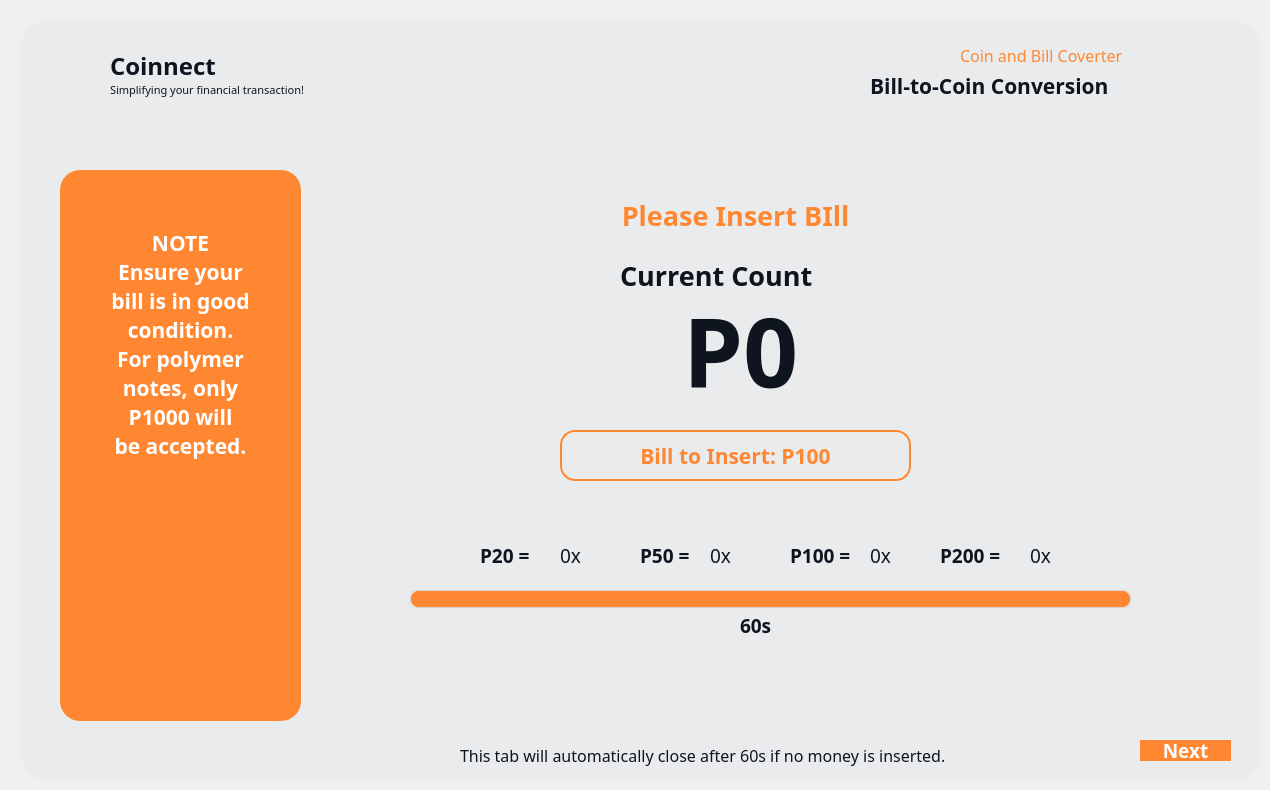
  <widget class="QWidget" name="insertBill_02">
   <widget class="QFrame" name="InserBill_Frame_3">
    <property name="enabled">
     <bool>true</bool>
    </property>
    <property name="geometry">
     <rect>
      <x>20</x>
      <y>20</y>
      <width>1241</width>
      <height>761</height>
     </rect>
    </property>
    <property name="font">
     <font>
      <pointsize>9</pointsize>
     </font>
    </property>
    <property name="styleSheet">
     <string notr="true">QFrame {
    background-color: #eaebec;
	border-radius: 30px;
}
</string>
    </property>
    <property name="frameShape">
     <enum>QFrame::Box</enum>
    </property>
    <widget class="QLabel" name="label_121">
     <property name="geometry">
      <rect>
       <x>90</x>
       <y>20</y>
       <width>141</width>
       <height>51</height>
      </rect>
     </property>
     <property name="font">
      <font>
       <family>Montserrat</family>
       <pointsize>18</pointsize>
       <weight>75</weight>
       <bold>true</bold>
      </font>
     </property>
     <property name="styleSheet">
      <string notr="true">QLabel {
    color: #0f151f;
}
</string>
     </property>
     <property name="text">
      <string>Coinnect</string>
     </property>
    </widget>
    <widget class="QLabel" name="label_122">
     <property name="geometry">
      <rect>
       <x>90</x>
       <y>60</y>
       <width>231</width>
       <height>20</height>
      </rect>
     </property>
     <property name="font">
      <font>
       <family>Montserrat</family>
       <pointsize>8</pointsize>
       <weight>50</weight>
       <bold>false</bold>
      </font>
     </property>
     <property name="styleSheet">
      <string notr="true">QLabel {
    color: #0f151f;
}
</string>
     </property>
     <property name="text">
      <string>Simplifying your financial transaction!</string>
     </property>
    </widget>
    <widget class="QLabel" name="main_logo_52">
     <property name="geometry">
      <rect>
       <x>40</x>
       <y>35</y>
       <width>40</width>
       <height>40</height>
      </rect>
     </property>
     <property name="text">
      <string/>
     </property>
     <property name="pixmap">
      <pixmap>images/Coinnect Logo.png</pixmap>
     </property>
     <property name="scaledContents">
      <bool>true</bool>
     </property>
    </widget>
    <widget class="QPushButton" name="converter_select_backBtn_10">
     <property name="geometry">
      <rect>
       <x>60</x>
       <y>710</y>
       <width>21</width>
       <height>41</height>
      </rect>
     </property>
     <property name="font">
      <font>
       <family>Montserrat</family>
       <pointsize>12</pointsize>
       <weight>75</weight>
       <bold>true</bold>
      </font>
     </property>
     <property name="cursor">
      <cursorShape>PointingHandCursor</cursorShape>
     </property>
     <property name="styleSheet">
      <string notr="true">QPushButton {
    background-color: #eaebec;
    border-radius: 30px;
}


QPushButton:pressed {
    padding-top: 8px;  /* simulate press-in */
    padding-bottom: 7px;
    box-shadow: inset 0px 2px 4px rgba(255, 255, 255, 0.4); /* lighter shadow */
}
</string>
     </property>
     <property name="text">
      <string/>
     </property>
     <property name="icon">
      <iconset>
       <normaloff>images/back_black.png</normaloff>images/back_black.png</iconset>
     </property>
     <property name="iconSize">
      <size>
       <width>20</width>
       <height>20</height>
      </size>
     </property>
    </widget>
    <widget class="QToolButton" name="cb_insert_due">
     <property name="geometry">
      <rect>
       <x>540</x>
       <y>410</y>
       <width>351</width>
       <height>51</height>
      </rect>
     </property>
     <property name="font">
      <font>
       <family>Montserrat</family>
       <pointsize>16</pointsize>
       <weight>75</weight>
       <bold>true</bold>
      </font>
     </property>
     <property name="cursor">
      <cursorShape>ArrowCursor</cursorShape>
     </property>
     <property name="styleSheet">
      <string notr="true">QToolButton {
    background-color: transparent;
    color: #ff8731;
    border: 2px solid #ff8731;
    border-radius: 15px;
    text-align: center;
}</string>
     </property>
     <property name="text">
      <string>Bill to Insert: P100</string>
     </property>
     <property name="iconSize">
      <size>
       <width>200</width>
       <height>200</height>
      </size>
     </property>
     <property name="checkable">
      <bool>false</bool>
     </property>
     <property name="popupMode">
      <enum>QToolButton::DelayedPopup</enum>
     </property>
     <property name="toolButtonStyle">
      <enum>Qt::ToolButtonIconOnly</enum>
     </property>
    </widget>
    <widget class="QLabel" name="label_124">
     <property name="geometry">
      <rect>
       <x>940</x>
       <y>20</y>
       <width>201</width>
       <height>31</height>
      </rect>
     </property>
     <property name="font">
      <font>
       <family>Montserrat</family>
       <pointsize>12</pointsize>
       <weight>50</weight>
       <bold>false</bold>
      </font>
     </property>
     <property name="styleSheet">
      <string notr="true">QLabel {
    color: #ff8731;
	background-color:transparent;
}
</string>
     </property>
     <property name="text">
      <string>Coin and Bill Coverter</string>
     </property>
    </widget>
    <widget class="QLabel" name="label_125">
     <property name="geometry">
      <rect>
       <x>850</x>
       <y>40</y>
       <width>291</width>
       <height>51</height>
      </rect>
     </property>
     <property name="font">
      <font>
       <family>Montserrat</family>
       <pointsize>16</pointsize>
       <weight>75</weight>
       <bold>true</bold>
      </font>
     </property>
     <property name="styleSheet">
      <string notr="true">QLabel {
    color: #0F151F;
}
</string>
     </property>
     <property name="text">
      <string>Bill-to-Coin Conversion</string>
     </property>
    </widget>
    <widget class="QLabel" name="main_logo_53">
     <property name="geometry">
      <rect>
       <x>1150</x>
       <y>30</y>
       <width>50</width>
       <height>50</height>
      </rect>
     </property>
     <property name="text">
      <string/>
     </property>
     <property name="pixmap">
      <pixmap>images/bill to coinn.png</pixmap>
     </property>
     <property name="scaledContents">
      <bool>true</bool>
     </property>
    </widget>
    <widget class="QToolButton" name="converter_service_proceed_8">
     <property name="geometry">
      <rect>
       <x>40</x>
       <y>460</y>
       <width>241</width>
       <height>231</height>
      </rect>
     </property>
     <property name="font">
      <font>
       <family>Montserrat</family>
       <pointsize>14</pointsize>
       <weight>75</weight>
       <bold>true</bold>
      </font>
     </property>
     <property name="cursor">
      <cursorShape>ArrowCursor</cursorShape>
     </property>
     <property name="styleSheet">
      <string notr="true">QToolButton {
    background-color: transparent;
    color: #ff8731;
    border: 2px solid #ff8731;
    border-radius: 15px;
    padding: 20px;
    padding-top: 10px;
    text-align: center;
}


</string>
     </property>
     <property name="text">
      <string>Proceed</string>
     </property>
     <property name="icon">
      <iconset>
       <normaloff>../Documents/dondon my documents/Research/Coinnect UI/2 Icons/Peso Add.png</normaloff>../Documents/dondon my documents/Research/Coinnect UI/2 Icons/Peso Add.png</iconset>
     </property>
     <property name="iconSize">
      <size>
       <width>200</width>
       <height>200</height>
      </size>
     </property>
     <property name="checkable">
      <bool>false</bool>
     </property>
     <property name="popupMode">
      <enum>QToolButton::DelayedPopup</enum>
     </property>
     <property name="toolButtonStyle">
      <enum>Qt::ToolButtonIconOnly</enum>
     </property>
    </widget>
    <widget class="QToolButton" name="type_foreignBtn_7">
     <property name="geometry">
      <rect>
       <x>40</x>
       <y>150</y>
       <width>241</width>
       <height>551</height>
      </rect>
     </property>
     <property name="font">
      <font>
       <family>Montserrat</family>
       <pointsize>16</pointsize>
       <weight>75</weight>
       <bold>true</bold>
      </font>
     </property>
     <property name="cursor">
      <cursorShape>ArrowCursor</cursorShape>
     </property>
     <property name="styleSheet">
      <string notr="true">QToolButton {
    background-color: #ff8731;
    color: white;
    border: none;
    border-radius: 20px;
    text-align: center;
}

</string>
     </property>
     <property name="text">
      <string>
NOTE
Ensure your
bill is in good 
condition.
For polymer
notes, only
P1000 will
be accepted.







</string>
     </property>
     <property name="iconSize">
      <size>
       <width>200</width>
       <height>200</height>
      </size>
     </property>
     <property name="checkable">
      <bool>false</bool>
     </property>
     <property name="popupMode">
      <enum>QToolButton::DelayedPopup</enum>
     </property>
     <property name="toolButtonStyle">
      <enum>Qt::ToolButtonIconOnly</enum>
     </property>
    </widget>
    <widget class="QToolButton" name="cb_insert_proceed">
     <property name="geometry">
      <rect>
       <x>1120</x>
       <y>720</y>
       <width>91</width>
       <height>21</height>
      </rect>
     </property>
     <property name="font">
      <font>
       <family>Montserrat</family>
       <pointsize>14</pointsize>
       <weight>75</weight>
       <bold>true</bold>
      </font>
     </property>
     <property name="cursor">
      <cursorShape>PointingHandCursor</cursorShape>
     </property>
     <property name="styleSheet">
      <string notr="true">QToolButton {
    background-color: #ff8731;
    color: white;
    border: none;
    border-radius: 15px;
    text-align: center;
}

QToolButton:hover {
    background-color: #FFA05C;  /* light gray */
}

QToolButton:pressed {
    background-color: #F56600;
    padding-top: 15px;  /* simulate press-in */
    padding-bottom: 20px;
 
}

</string>
     </property>
     <property name="text">
      <string>Next</string>
     </property>
     <property name="iconSize">
      <size>
       <width>200</width>
       <height>200</height>
      </size>
     </property>
     <property name="checkable">
      <bool>false</bool>
     </property>
     <property name="popupMode">
      <enum>QToolButton::DelayedPopup</enum>
     </property>
     <property name="toolButtonStyle">
      <enum>Qt::ToolButtonIconOnly</enum>
     </property>
    </widget>
    <widget class="QLabel" name="label_126">
     <property name="geometry">
      <rect>
       <x>600</x>
       <y>230</y>
       <width>241</width>
       <height>51</height>
      </rect>
     </property>
     <property name="font">
      <font>
       <family>Montserrat</family>
       <pointsize>20</pointsize>
       <weight>75</weight>
       <bold>true</bold>
      </font>
     </property>
     <property name="styleSheet">
      <string notr="true">QLabel {
    color: #0F151F;
	background-color:transparent;
}
</string>
     </property>
     <property name="text">
      <string>Current Count</string>
     </property>
    </widget>
    <widget class="QLabel" name="bc_current_count_bill">
     <property name="geometry">
      <rect>
       <x>590</x>
       <y>260</y>
       <width>261</width>
       <height>141</height>
      </rect>
     </property>
     <property name="font">
      <font>
       <family>Montserrat</family>
       <pointsize>72</pointsize>
       <weight>75</weight>
       <bold>true</bold>
      </font>
     </property>
     <property name="styleSheet">
      <string notr="true">QLabel {
    color: #0F151F;	
	background-color:transparent;
}
</string>
     </property>
     <property name="text">
      <string>P0</string>
     </property>
     <property name="textFormat">
      <enum>Qt::PlainText</enum>
     </property>
     <property name="alignment">
      <set>Qt::AlignCenter</set>
     </property>
     <property name="wordWrap">
      <bool>false</bool>
     </property>
    </widget>
    <widget class="QLabel" name="label_134">
     <property name="geometry">
      <rect>
       <x>460</x>
       <y>510</y>
       <width>61</width>
       <height>51</height>
      </rect>
     </property>
     <property name="font">
      <font>
       <family>Montserrat</family>
       <pointsize>14</pointsize>
       <weight>75</weight>
       <bold>true</bold>
      </font>
     </property>
     <property name="styleSheet">
      <string notr="true">QLabel {
    color: #0F151F;
}
</string>
     </property>
     <property name="text">
      <string>P20 = </string>
     </property>
    </widget>
    <widget class="QLabel" name="label_135">
     <property name="geometry">
      <rect>
       <x>540</x>
       <y>510</y>
       <width>51</width>
       <height>51</height>
      </rect>
     </property>
     <property name="font">
      <font>
       <family>Montserrat</family>
       <pointsize>14</pointsize>
       <weight>50</weight>
       <bold>false</bold>
      </font>
     </property>
     <property name="styleSheet">
      <string notr="true">QLabel {
    color: #0F151F;
}
</string>
     </property>
     <property name="text">
      <string>0x</string>
     </property>
    </widget>
    <widget class="QLabel" name="label_136">
     <property name="geometry">
      <rect>
       <x>440</x>
       <y>710</y>
       <width>591</width>
       <height>51</height>
      </rect>
     </property>
     <property name="font">
      <font>
       <family>Montserrat</family>
       <pointsize>12</pointsize>
       <weight>50</weight>
       <bold>false</bold>
      </font>
     </property>
     <property name="styleSheet">
      <string notr="true">QLabel {
    color: #0F151F;
}
</string>
     </property>
     <property name="text">
      <string>This tab will automatically close after 60s if no money is inserted.</string>
     </property>
    </widget>
    <widget class="QLabel" name="cb_secondsLabel">
     <property name="geometry">
      <rect>
       <x>720</x>
       <y>580</y>
       <width>41</width>
       <height>51</height>
      </rect>
     </property>
     <property name="font">
      <font>
       <family>Montserrat</family>
       <pointsize>14</pointsize>
       <weight>75</weight>
       <bold>true</bold>
      </font>
     </property>
     <property name="styleSheet">
      <string notr="true">QLabel {
    color: #0F151F;
}
</string>
     </property>
     <property name="text">
      <string>60s</string>
     </property>
    </widget>
    <widget class="QProgressBar" name="cb_progressbar">
     <property name="geometry">
      <rect>
       <x>390</x>
       <y>570</y>
       <width>721</width>
       <height>18</height>
      </rect>
     </property>
     <property name="styleSheet">
      <string notr="true">QProgressBar {
    border: 1px solid lightgray;
    border-radius: 7px;
    background-color: white;
}

QProgressBar::chunk {
    background-color: #ff8731;
    border-radius: 7px;
}
</string>
     </property>
     <property name="value">
      <number>100</number>
     </property>
     <property name="textVisible">
      <bool>false</bool>
     </property>
    </widget>
    <widget class="QToolButton" name="converter_service_proceed_9">
     <property name="geometry">
      <rect>
       <x>60</x>
       <y>470</y>
       <width>200</width>
       <height>200</height>
      </rect>
     </property>
     <property name="font">
      <font>
       <family>Montserrat</family>
       <pointsize>14</pointsize>
       <weight>75</weight>
       <bold>true</bold>
      </font>
     </property>
     <property name="cursor">
      <cursorShape>ArrowCursor</cursorShape>
     </property>
     <property name="styleSheet">
      <string notr="true">QToolButton {
    background-color: transparent;
    color: #ff8731;
    border: 2px solid #ff8731;
    border-radius: 15px;
    padding: 20px;
    padding-top: 10px;
    text-align: center;
}


</string>
     </property>
     <property name="text">
      <string>Proceed</string>
     </property>
     <property name="icon">
      <iconset>
       <normaloff>images/pay.png</normaloff>images/pay.png</iconset>
     </property>
     <property name="iconSize">
      <size>
       <width>200</width>
       <height>200</height>
      </size>
     </property>
     <property name="checkable">
      <bool>false</bool>
     </property>
     <property name="popupMode">
      <enum>QToolButton::DelayedPopup</enum>
     </property>
     <property name="toolButtonStyle">
      <enum>Qt::ToolButtonIconOnly</enum>
     </property>
    </widget>
    <widget class="QLabel" name="label_151">
     <property name="geometry">
      <rect>
       <x>620</x>
       <y>510</y>
       <width>61</width>
       <height>51</height>
      </rect>
     </property>
     <property name="font">
      <font>
       <family>Montserrat</family>
       <pointsize>14</pointsize>
       <weight>75</weight>
       <bold>true</bold>
      </font>
     </property>
     <property name="styleSheet">
      <string notr="true">QLabel {
    color: #0F151F;
	background-color:transparent;
}
</string>
     </property>
     <property name="text">
      <string>P50 = </string>
     </property>
    </widget>
    <widget class="QLabel" name="label_152">
     <property name="geometry">
      <rect>
       <x>920</x>
       <y>510</y>
       <width>71</width>
       <height>51</height>
      </rect>
     </property>
     <property name="font">
      <font>
       <family>Montserrat</family>
       <pointsize>14</pointsize>
       <weight>75</weight>
       <bold>true</bold>
      </font>
     </property>
     <property name="styleSheet">
      <string notr="true">QLabel {
    color: #0F151F;
	background-color:transparent;
}
</string>
     </property>
     <property name="text">
      <string>P200 = </string>
     </property>
    </widget>
    <widget class="QLabel" name="label_154">
     <property name="geometry">
      <rect>
       <x>850</x>
       <y>510</y>
       <width>51</width>
       <height>51</height>
      </rect>
     </property>
     <property name="font">
      <font>
       <family>Montserrat</family>
       <pointsize>14</pointsize>
       <weight>50</weight>
       <bold>false</bold>
      </font>
     </property>
     <property name="styleSheet">
      <string notr="true">QLabel {
    color: #0F151F;
	background-color:transparent;
}
</string>
     </property>
     <property name="text">
      <string>0x</string>
     </property>
    </widget>
    <widget class="QLabel" name="label_155">
     <property name="geometry">
      <rect>
       <x>1010</x>
       <y>510</y>
       <width>51</width>
       <height>51</height>
      </rect>
     </property>
     <property name="font">
      <font>
       <family>Montserrat</family>
       <pointsize>14</pointsize>
       <weight>50</weight>
       <bold>false</bold>
      </font>
     </property>
     <property name="styleSheet">
      <string notr="true">QLabel {
    color: #0F151F;
	background-color:transparent;
}
</string>
     </property>
     <property name="text">
      <string>0x</string>
     </property>
    </widget>
    <widget class="QLabel" name="label_156">
     <property name="geometry">
      <rect>
       <x>690</x>
       <y>510</y>
       <width>51</width>
       <height>51</height>
      </rect>
     </property>
     <property name="font">
      <font>
       <family>Montserrat</family>
       <pointsize>14</pointsize>
       <weight>50</weight>
       <bold>false</bold>
      </font>
     </property>
     <property name="styleSheet">
      <string notr="true">QLabel {
    color: #0F151F;
	background-color:transparent;
}
</string>
     </property>
     <property name="text">
      <string>0x</string>
     </property>
    </widget>
    <widget class="QLabel" name="label_157">
     <property name="geometry">
      <rect>
       <x>770</x>
       <y>510</y>
       <width>71</width>
       <height>51</height>
      </rect>
     </property>
     <property name="font">
      <font>
       <family>Montserrat</family>
       <pointsize>14</pointsize>
       <weight>75</weight>
       <bold>true</bold>
      </font>
     </property>
     <property name="styleSheet">
      <string notr="true">QLabel {
    color: #0F151F;
	background-color:transparent;
}
</string>
     </property>
     <property name="text">
      <string>P100 = </string>
     </property>
    </widget>
    <widget class="QToolButton" name="cb_insert_due_3">
     <property name="geometry">
      <rect>
       <x>570</x>
       <y>170</y>
       <width>291</width>
       <height>51</height>
      </rect>
     </property>
     <property name="font">
      <font>
       <family>Montserrat</family>
       <pointsize>20</pointsize>
       <weight>75</weight>
       <bold>true</bold>
      </font>
     </property>
     <property name="cursor">
      <cursorShape>ArrowCursor</cursorShape>
     </property>
     <property name="styleSheet">
      <string notr="true">QToolButton {
    background-color: transparent;
    color: #ff8731;
    border-radius: 15px;
    text-align: center;
}</string>
     </property>
     <property name="text">
      <string>Please Insert BIll</string>
     </property>
     <property name="iconSize">
      <size>
       <width>200</width>
       <height>200</height>
      </size>
     </property>
     <property name="checkable">
      <bool>false</bool>
     </property>
     <property name="popupMode">
      <enum>QToolButton::DelayedPopup</enum>
     </property>
     <property name="toolButtonStyle">
      <enum>Qt::ToolButtonIconOnly</enum>
     </property>
    </widget>
    <zorder>label_125</zorder>
    <zorder>bc_current_count_bill</zorder>
    <zorder>label_121</zorder>
    <zorder>label_122</zorder>
    <zorder>main_logo_52</zorder>
    <zorder>converter_select_backBtn_10</zorder>
    <zorder>cb_insert_due</zorder>
    <zorder>label_124</zorder>
    <zorder>main_logo_53</zorder>
    <zorder>converter_service_proceed_8</zorder>
    <zorder>type_foreignBtn_7</zorder>
    <zorder>cb_insert_proceed</zorder>
    <zorder>label_126</zorder>
    <zorder>label_134</zorder>
    <zorder>label_135</zorder>
    <zorder>label_136</zorder>
    <zorder>cb_secondsLabel</zorder>
    <zorder>cb_progressbar</zorder>
    <zorder>converter_service_proceed_9</zorder>
    <zorder>label_151</zorder>
    <zorder>label_155</zorder>
    <zorder>label_156</zorder>
    <zorder>label_157</zorder>
    <zorder>label_154</zorder>
    <zorder>label_152</zorder>
    <zorder>cb_insert_due_3</zorder>
   </widget>
  </widget>
